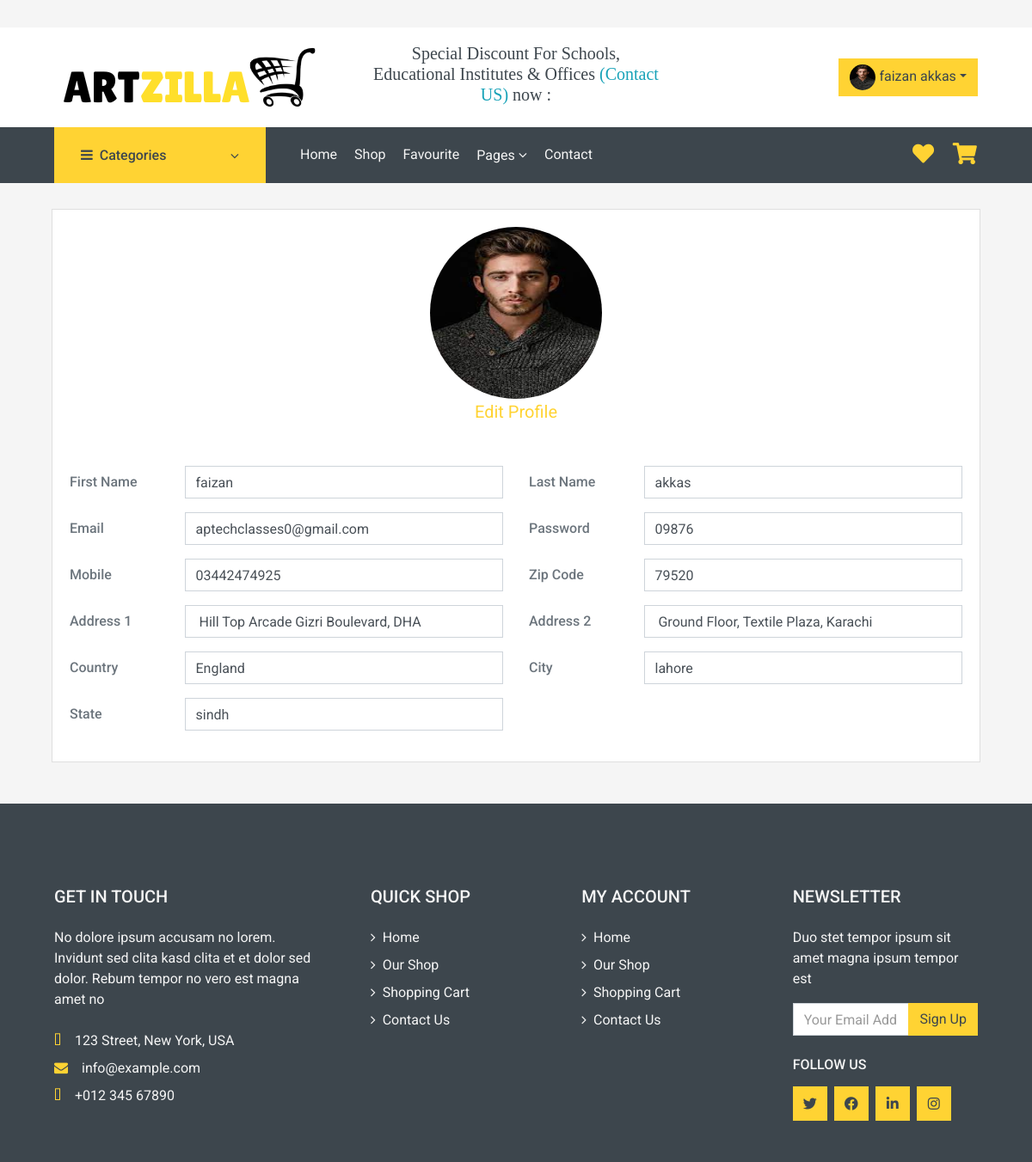
The page /profile.php (signed in) on the database its author committed.
### tables this page shows
CREATE TABLE `user_table` (
  `user_id` int(10) NOT NULL,
  `user_fn` varchar(20) NOT NULL,
  `user_ln` varchar(20) NOT NULL,
  `user_email` varchar(100) NOT NULL,
  `user_password` varchar(30) NOT NULL,
  `user_phone` varchar(15) NOT NULL,
  `user_add1` varchar(100) NOT NULL,
  `user_add2` varchar(100) NOT NULL,
  `user_country` varchar(20) NOT NULL,
  `user_city` varchar(20) NOT NULL,
  `user_state` varchar(20) NOT NULL,
  `user_zipcode` int(10) NOT NULL,
  `user_image` varchar(100) NOT NULL
);

### profile.php (the view, shortened to what this page needs)
<?php
if(isset($_SESSION["user_id"])){
$uid= $_SESSION["user_id"];
}
 include("fe_include/header.php");
 include("admin/include/config.php");
 $q="select * from user_table where user_id=$uid";
 $result=mysqli_query($connect,$q);
while ($row=mysqli_fetch_assoc($result)) {
?>
			<div class="container"> <div class="content-wrapper pb-0">
   <div class="col-lg-12 grid-margin" > <div class="card"> <div class="card-body">
<center><img src="<?php echo "img/profile/".$row["user_image"]?>" width="200px" height="200px" class="rounded-circle"><br/>
<a href="editprofile.php?proid=<?php echo $row["user_id"]?>" style="font-size:20px ;">Edit Profile<i class="mdi mdi-border-color"></i></a></center>
                    <br><br>
 <form class="form-sample"> <div class="row"> <div class="col-md-6"> <div
 class="form-group row"> <label class="col-sm-3 col-form-label"
 style="font-weight: 500;">First Name</label> <div class="col-sm-9"> <input
 type="text" readonly  class="form-control" value="<?php echo $row
 ["user_fn"] ?>" style="background-color:#fff; " /> </div> </div> </div> <div
 class="col-md-6"> <div class="form-group row"> <label class="col-sm-3
 col-form-label" style="font-weight: 500;">Last Name</label> <div
 class="col-sm-9"> <input type="text" class="form-control" readonly
 value="<?php echo $row["user_ln"] ?>" style="background-color:#fff; " />
 </div> </div> </div> </div> <div class="row"> <div class="col-md-6"> <div
 class="form-group row"> <label class="col-sm-3
 col-form-label"style="font-weight: 500;">Email</label> <div
 class="col-sm-9"> <input type="text" class="form-control" readonly
 value="<?php echo $row["user_email"] ?>" style="background-color:#fff; " />
 </div> </div> </div> <div class="col-md-6"> <div class="form-group row">
 <label class="col-sm-3 col-form-label" style="font-weight:
 500;">Password</label> <div class="col-sm-9"> <input type="text"
 class="form-control"  readonly readonly value="<?php echo $row
 ["user_password"] ?>" style="background-color:#fff; " /> </div> </div>
 </div> </div>
                      <div class="row"> <div class="col-md-6"> <div
                      class="form-group row"> <label class="col-sm-3
                      col-form-label" style="font-weight:
                      500;">Mobile</label> <div class="col-sm-9"> <input
                      type="text" class="form-control"  readonly value="<?php
                      echo $row
                      ["user_phone"] ?>" style="background-color:#fff; " />
                      </div> </div> </div> <div class="col-md-6"> <div
                      class="form-group row"> <label class="col-sm-3
                      col-form-label" style="font-weight: 500;">Zip
                      Code</label> <div class="col-sm-9"> <input type="text"
                      class="form-control"  readonly value="<?php echo $row
                      ["user_zipcode"] ?>" style="background-color:#fff; " />
                      </div> </div> </div> </div>
                      <div class="row"> <div class="col-md-6"> <div
                      class="form-group row"> <label class="col-sm-3
                      col-form-label" style="font-weight: 500;">Address
                      1</label> <div class="col-sm-9"> <input type="text"
                      class="form-control" readonly  value="<?php echo $row
                      ["user_add1"] ?>" style="background-color:#fff; " />
                      </div> </div> </div> <div class="col-md-6"> <div
                      class="form-group row"> <label class="col-sm-3
                      col-form-label" style="font-weight: 500;">Address
                      2</label> <div class="col-sm-9"> <input type="text"
                      class="form-control" readonly  value="<?php echo $row
                      ["user_add2"] ?>" style="background-color:#fff; " />
                      </div> </div> </div> </div>
                      <div class="row"> <div class="col-md-6"> <div
                      class="form-group row"> <label class="col-sm-3
                      col-form-label" style="font-weight:
                      500;">Country</label> <div class="col-sm-9"> <input
                      type="text" class="form-control"  readonly value="<?php
                      echo $row
                      ["user_country"] ?>" style="background-color:#fff; " />
                      </div> </div> </div> <div class="col-md-6"> <div
                      class="form-group row"> <label class="col-sm-3
                      col-form-label" style="font-weight: 500;">City</label>
                      <div class="col-sm-9"> <input type="text"
                      class="form-control" readonly value="<?php echo $row
                      ["user_city"] ?>" style="background-color:#fff; " />
                      </div> </div> </div> </div>
                      <div class="row"> <div class="col-md-6"> <div
                      class="form-group row"> <label class="col-sm-3
                      col-form-label" style="font-weight: 500;">State</label>
                      <div class="col-sm-9"> <input type="text"
                      class="form-control" readonly value="<?php echo $row
                      ["user_state"] ?>" style="background-color:#fff; " />
                      </div> </div> </div>
                      </div>
    </form>
                  </div> </div> </div>
          </div> </div>
<?php
}
 ?>
<?php include("fe_include/footer.php") ?>

### fe_include/header.php (shortened to what this page needs)
<?php
include("admin/include/config.php");
?>
<!DOCTYPE html>
<html lang="en">
<head>
    <link href="https://cdnjs.cloudflare.com/ajax/libs/font-awesome/5.10.0/css/all.min.css" rel="stylesheet">
    <link href="lib/animate/animate.min.css" rel="stylesheet">
    <link href="lib/owlcarousel/assets/owl.carousel.min.css" rel="stylesheet">
<link rel="stylesheet" href="https://cdnjs.cloudflare.com/ajax/libs/font-awesome/4.7.0/css/font-awesome.min.css">
    <link href="css/style.css" rel="stylesheet">
</head>
<body>
    <div class="container-fluid">
        <div class="row bg-secondary py-1 px-xl-5">
            <div class="col-lg-6 d-none d-lg-block">
            </div>
            <div class="col-lg-6 text-lg-right">
            </div>
        </div>
        <div class="row align-items-center bg-light py-3 px-xl-5 d-none d-lg-flex">
            <div class="col-lg-4">
                <a href="index.php" class="text-decoration-none">
                    <img src="img/ARTZILLA.png">
                </a>
            </div>
            <div class="col-lg-4 col-6 text-center">
                <h5 style="font-family: calabri">Special Discount For Schools, Educational Institutes & Offices <a href="contact.php" class="text-info">(Contact US)</a> now :</h5>
            </div>
            <div class="col-lg-4 col-6 text-right">
                 <div class="d-inline-flex align-items-center">
                    <div class="btn-group">
						<?php
							if(isset($_SESSION["user_id"]))
							{
							$id= $_SESSION["user_id"];
							$profile="select * from user_table where user_id=$id";
							$profilexec=mysqli_query($connect,$profile);
							if(mysqli_num_rows($profilexec))
							{$profileimg=mysqli_fetch_assoc($profilexec);
							echo "
<button type='button' class='btn  btn-primary dropdown-toggle' data-toggle='dropdown'><img src='img/profile/".$profileimg["user_image"]."' width='30px' height='30px' class='rounded-circle'> ".$profileimg["user_fn"]." ".$profileimg["user_ln"]."</button>
							<div class='dropdown-menu dropdown-menu-right'>
<a class='dropdown-item' href='profile.php'>profile <i class='fa fa-user' style='font-size:20px'></i></a>
<a class='dropdown-item border-top' href='logout.php'>Log Out <i class='fa fa-sign-out' style='font-size:20px'></i></a></div>";
							}}
							?>
                    </div>
                </div>
            </div>
        </div>
    </div>
    <div class="container-fluid bg-dark mb-30">
        <div class="row px-xl-5">
            <div class="col-lg-3 d-none d-lg-block">
                <a class="btn d-flex align-items-center justify-content-between bg-primary w-100" data-toggle="collapse" href="#navbar-vertical" style="height: 65px; padding: 0 30px;">
                    <h6 class="text-dark m-0"><i class="fa fa-bars mr-2"></i>Categories</h6>
                    <i class="fa fa-angle-down text-dark"></i>
                </a>
            </div>
            <div class="col-lg-9">
                <nav class="navbar navbar-expand-lg bg-dark navbar-dark py-3 py-lg-0 px-0">
                    <div class="collapse navbar-collapse justify-content-between" id="navbarCollapse">
                        <div class="navbar-nav mr-auto py-0">
                            <a href="index.php" class="nav-item nav-link">Home</a>
                            <a href="shop.php" class="nav-item nav-link">Shop</a>
							<a href="fav.php" class="nav-item nav-link">Favourite</a>
                            <div class="nav-item dropdown">
                                <a href="#" class="nav-link dropdown-toggle" data-toggle="dropdown">Pages <i class="fa fa-angle-down mt-1"></i></a>
                            </div>
                            <a href="contact.php" class="nav-item nav-link">Contact</a>
                        </div>
                        <div class="navbar-nav ml-auto py-0 d-none d-lg-block">
                            <a href="fav.php" class="btn px-0">
                                <i class="fas fa-heart text-primary" style="font-size: 25px;"></i>
                            </a>
                            <a href="cart.php" class="btn px-0 ml-3">
                                <i class="fas fa-shopping-cart text-primary" style="font-size: 25px;"></i>
                            </a>
                        </div>
                    </div>
                </nav>
            </div>
        </div>
    </div>

### fe_include/footer.php (shortened to what this page needs)
<div class="container-fluid bg-dark text-secondary mt-5 pt-5">
    <div class="row px-xl-5 pt-5">
        <div class="col-lg-4 col-md-12 mb-5 pr-3 pr-xl-5">
            <h5 class="text-secondary text-uppercase mb-4">Get In Touch</h5>
            <p class="mb-4">No dolore ipsum accusam no lorem. Invidunt sed clita kasd clita et et dolor sed dolor. Rebum tempor no vero est magna amet no</p>
            <p class="mb-2"><i class="fa fa-map-marker-alt text-primary mr-3"></i>123 Street, New York, USA</p>
            <p class="mb-2"><i class="fa fa-envelope text-primary mr-3"></i>info@example.com</p>
            <p class="mb-0"><i class="fa fa-phone-alt text-primary mr-3"></i>+012 345 67890</p>
        </div>
        <div class="col-lg-8 col-md-12">
            <div class="row">
                <div class="col-md-4 mb-5">
                    <h5 class="text-secondary text-uppercase mb-4">Quick Shop</h5>
                    <div class="d-flex flex-column justify-content-start">
                        <a class="text-secondary mb-2" href="index.php"><i class="fa fa-angle-right mr-2"></i>Home</a>
                        <a class="text-secondary mb-2" href="shop.php"><i class="fa fa-angle-right mr-2"></i>Our Shop</a>
                        <a class="text-secondary mb-2" href="cart.php"><i class="fa fa-angle-right mr-2"></i>Shopping Cart</a>
                        <a class="text-secondary" href="contact.php"><i class="fa fa-angle-right mr-2"></i>Contact Us</a>
                    </div>
                </div>
                <div class="col-md-4 mb-5">
                    <h5 class="text-secondary text-uppercase mb-4">My Account</h5>
                    <div class="d-flex flex-column justify-content-start">
                       <a class="text-secondary mb-2" href="index.php"><i class="fa fa-angle-right mr-2"></i>Home</a>
                        <a class="text-secondary mb-2" href="shop.php"><i class="fa fa-angle-right mr-2"></i>Our Shop</a>
                        <a class="text-secondary mb-2" href="cart.php"><i class="fa fa-angle-right mr-2"></i>Shopping Cart</a>
                        <a class="text-secondary" href="contact.php"><i class="fa fa-angle-right mr-2"></i>Contact Us</a>
                    </div>
                </div>
                <div class="col-md-4 mb-5">
                    <h5 class="text-secondary text-uppercase mb-4">Newsletter</h5>
                    <p>Duo stet tempor ipsum sit amet magna ipsum tempor est</p>
                    <form action="">
                        <div class="input-group">
                            <input type="text" class="form-control" placeholder="Your Email Address">
                            <div class="input-group-append">
                                <button class="btn btn-primary">Sign Up</button>
                            </div>
                        </div>
                    </form>
                    <h6 class="text-secondary text-uppercase mt-4 mb-3">Follow Us</h6>
                    <div class="d-flex">
                        <a class="btn btn-primary btn-square mr-2" href="#"><i class="fab fa-twitter"></i></a>
                        <a class="btn btn-primary btn-square mr-2" href="#"><i class="fab fa-facebook-f"></i></a>
                        <a class="btn btn-primary btn-square mr-2" href="#"><i class="fab fa-linkedin-in"></i></a>
                        <a class="btn btn-primary btn-square" href="#"><i class="fab fa-instagram"></i></a>
                    </div>
                </div>
            </div>
        </div>
    </div>
</div>
</body>
</html>

### rows shown on the page
user_table: user_image (picture), user_fn "faizan", user_ln "akkas", user_email "aptechclasses0@gmail.com", user_password "09876", user_phone "03442474925", user_zipcode "79520", user_add1 "Hill Top Arcade Gizri Boulevard, DHA", user_add2 "Ground Floor, Textile Plaza, Karachi", user_country "England", user_city "lahore", user_state "sindh"
